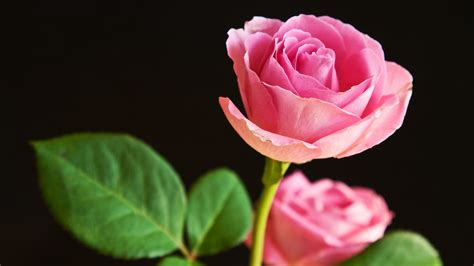
#> input picture OpenCV/Images/img5.jpeg, 474 x 266 px
$ python translate_Image.py
#> lines starting #> are read from the running program, lines starting #| are printed output that depends on the picture
import cv2 as cv
import numpy as np

def translate(img,x,y):
    transMat=np.float32([[1,0,x],[0,1,y]])
    dimentions=(img.shape[1],img.shape[0])
    return cv.warpAffine(img,transMat,dimentions)

img=cv.imread('Images/img5.jpeg')
#> img is the input picture: shape (266, 474, 3); mean B, G, R 48.5, 59.7, 81.1
cv.imshow("Image",img)
translated=translate(img,10,100)
#> in translate, `return cv.warpAffine(img,transMat,dimentions)`:
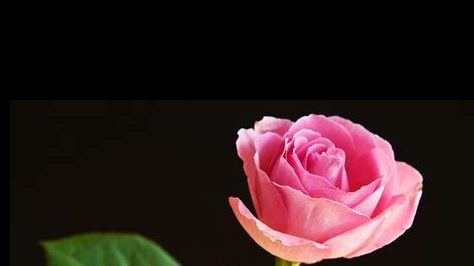
#> returned value: shape (266, 474, 3); mean of channels 0, 1, 2 29.6, 28.6, 48.1; drawn as B, G, R
cv.imshow("Translated",translated)

cv.waitKey(0)
cv.destroyAllWindows()

$ run again, with OpenCV/Images/img2.jpeg copied over OpenCV/Images/img5.jpeg
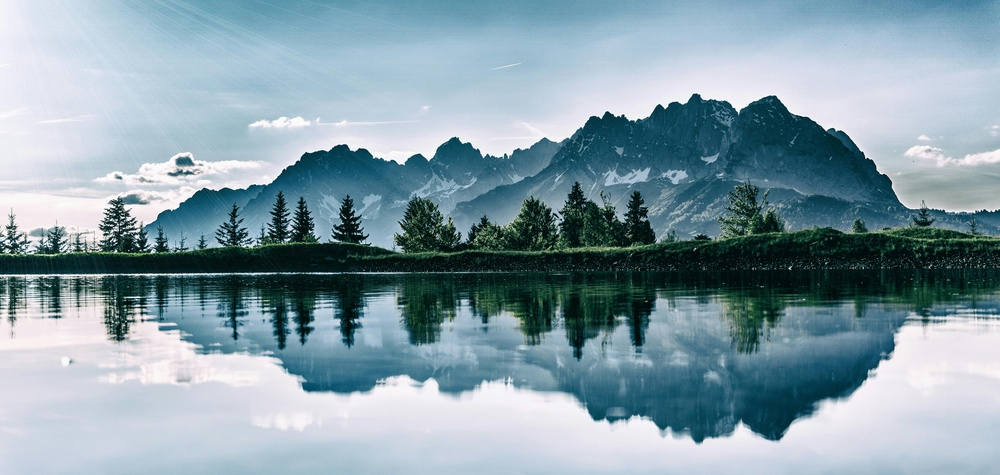
#> input picture OpenCV/Images/img2.jpeg, 1000 x 475 px, shrunk from 6000 x 2848 before the run
#> img is the input picture: shape (475, 1000, 3); mean B, G, R 167.6, 157.2, 133.6
#> in translate, `return cv.warpAffine(img,transMat,dimentions)`:
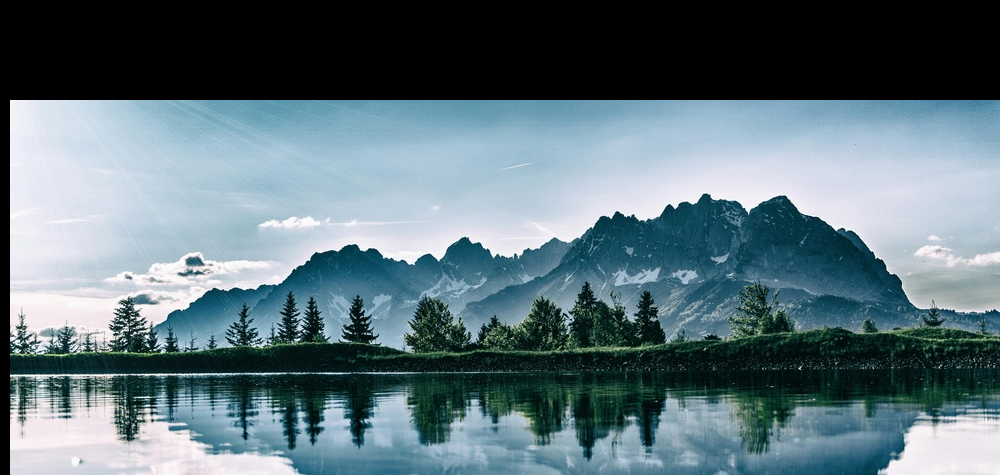
#> returned value: shape (475, 1000, 3); mean of channels 0, 1, 2 122.5, 114.8, 94.4; drawn as B, G, R

$ run again, with OpenCV/Images/img3.jpeg copied over OpenCV/Images/img5.jpeg
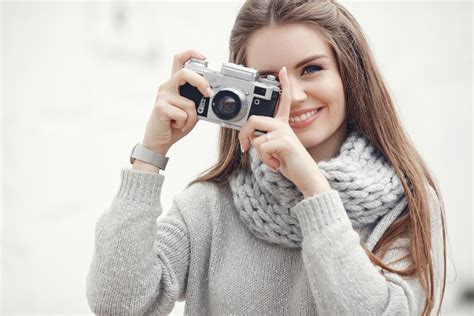
#> input picture OpenCV/Images/img3.jpeg, 474 x 316 px
#> img is the input picture: shape (316, 474, 3); mean B, G, R 190.7, 196.5, 202.6
#> in translate, `return cv.warpAffine(img,transMat,dimentions)`:
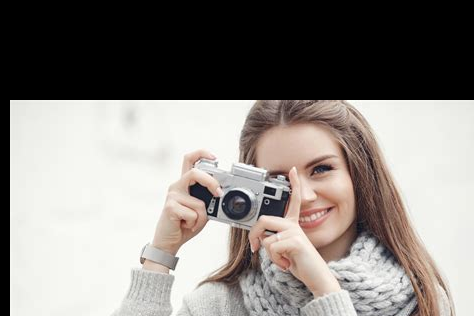
#> returned value: shape (316, 474, 3); mean of channels 0, 1, 2 129.6, 133.8, 139; drawn as B, G, R

$ run again, with OpenCV/Images/img4.jpeg copied over OpenCV/Images/img5.jpeg
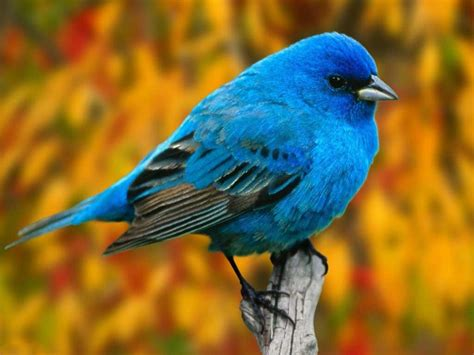
#> input picture OpenCV/Images/img4.jpeg, 474 x 355 px
#> img is the input picture: shape (355, 474, 3); mean B, G, R 49.9, 107.6, 130.2
#> in translate, `return cv.warpAffine(img,transMat,dimentions)`:
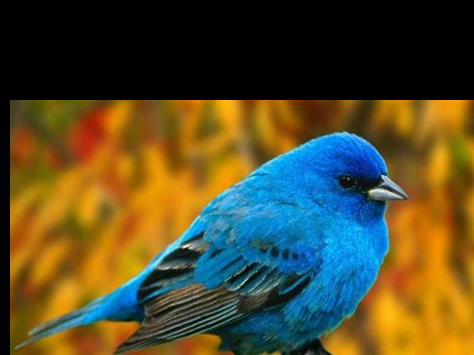
#> returned value: shape (355, 474, 3); mean of channels 0, 1, 2 42.6, 74.7, 81.8; drawn as B, G, R
